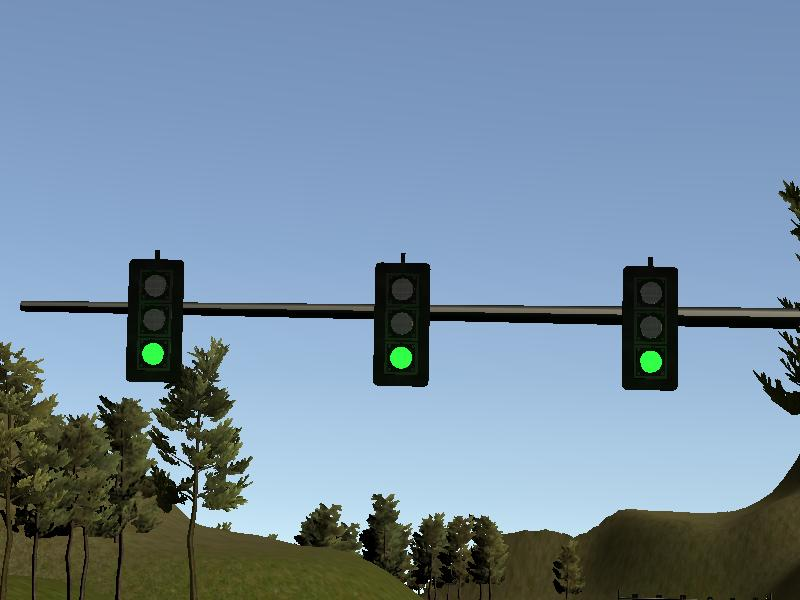
#> input picture CarND-Capstone/ros/src/tl_detector/light_classification/testimage.png, 800 x 600 px
$ python -i tl_classifier.py   (imports and definitions only)
#> lines starting #> are read from the running program, lines starting #| are printed output that depends on the picture; after the words box and inside, x2 and y2 are one past the last pixel; in counts of white or black regions, pixels touching at a corner belong together
#> further down, picture is the input picture: shape (600, 800, 3); mean B, G, R 159.8, 140.2, 117.6
from styx_msgs.msg import TrafficLight
import cv2


class TLClassifier(object):
    def __init__(self):
        # for the real car should probably do an actual nueral network. In the simulator the images are consistent enough we can just look for the color red
        pass

    def get_classification(self, image):
        """Determines the color of the traffic light in the image

        Args:
            image (cv::Mat): image containing the traffic light

        Returns:
            int: ID of traffic light color (specified in styx_msgs/TrafficLight)

        """
        #TODO implement light color prediction
        img_hsv = cv2.cvtColor(image, cv2.COLOR_BGR2HSV)
#> img_hsv: shape (600, 800, 3); mean H, S, V 87.9, 95.9, 166.5

        ## Gen lower mask (0-5) and upper mask (175-180) of RED
        mask1 = cv2.inRange(img_hsv, (0,50,20), (5,255,255))
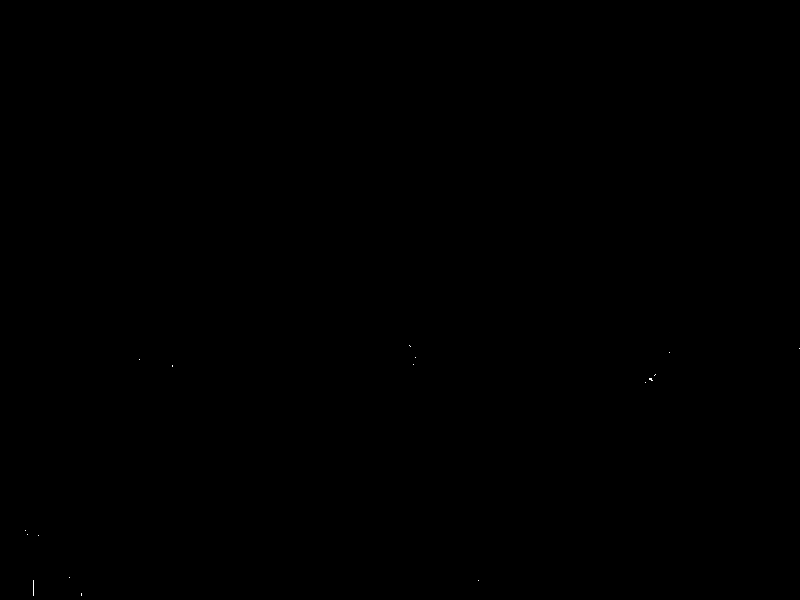
#> mask1: shape (600, 800); 0.01% white in thin lines or dots, all inside (x1, y1, x2, y2) = (25, 345, 800, 596)
        mask2 = cv2.inRange(img_hsv, (175,50,20), (180,255,255))
#> mask2: shape (600, 800); 0% white in thin lines or dots, all inside (x1, y1, x2, y2) = (131, 270, 800, 384)

        ## Merge the mask and crop the red regions
        mask = cv2.bitwise_or(mask1, mask2)
#> mask: shape (600, 800); 0.01% white in thin lines or dots, all inside (x1, y1, x2, y2) = (25, 270, 800, 596)

        # red light sum:  798660
        # green light sum: 13515
        if mask.sum() > 100000:
            return TrafficLight.RED
        else:
            return TrafficLight.UNKNOWN

>>> import cv2
>>> picture = cv2.imread('testimage.png')
>>> result = TLClassifier().get_classification(picture)
